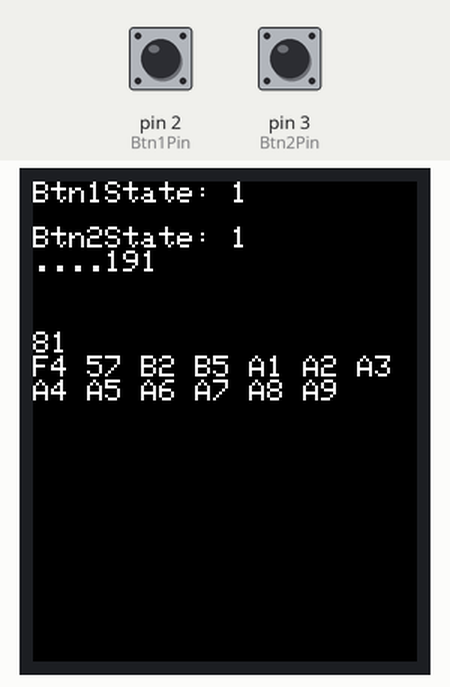
This sketch was run on a simulated Arduino Uno, built with avr-gcc and run on an emulated ATmega328P. On the bench: 128×160 colour display. The test bench sets the inputs (shaded band); at power-on: pin 2 (Btn1Pin) HIGH, pin 3 (Btn2Pin) HIGH.

Above: at 1.3 s.
1.4 s: pin 2 (Btn1Pin) pulled LOW for 0.15 s
3.0 s: pin 3 (Btn2Pin) pulled LOW for 0.15 s
At 4.3 s:
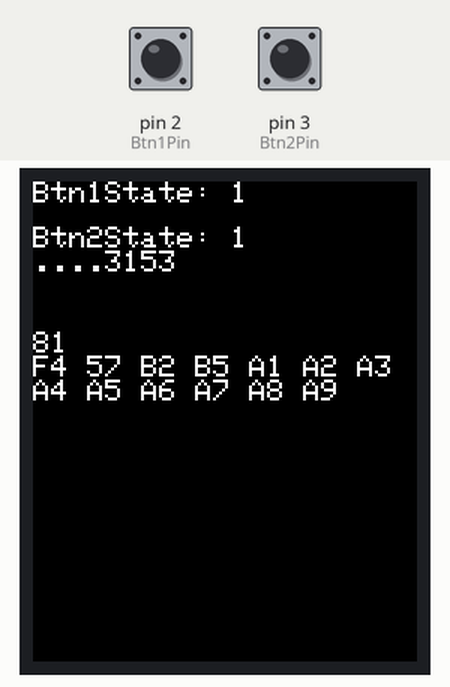
4.6 s: pin 2 (Btn1Pin) pulled LOW for 1 s
7.1 s: pin 3 (Btn2Pin) pulled LOW for 1 s
At 7.9 s:
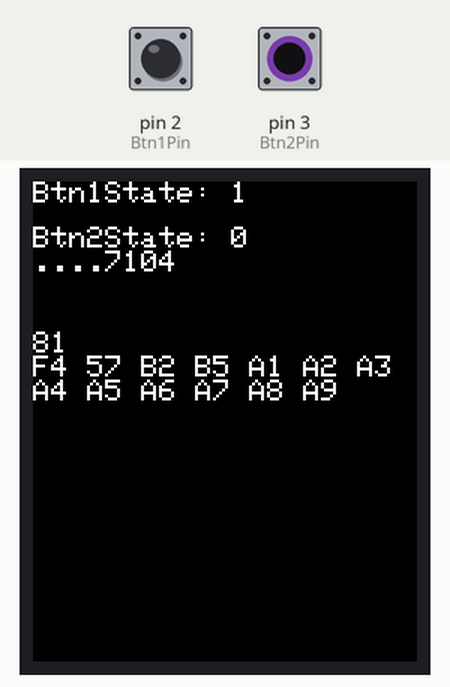
Timing chart, 0 to 10.1 s (numbered marks = the images above; inputs shaded):
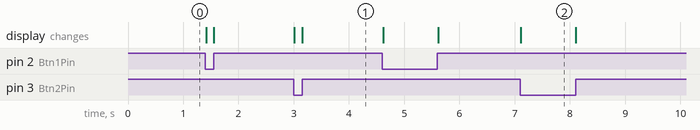

The sketch:

ST7735_1.8.ino
```cpp
/*
  Red 1.8 TFT PSI 128*160 v1.1 ST7735
      Подключение к Leonardo
    == PIN === Conn === Define
     * LED   * 3.3V  *   ---
     * SCK   *  13   *   ---
     * SDA   *  11   *   ---
     * A0    *  10   *    9
     * RESET *   9   *    8
     * CS    *  11   *   10
     * GND   * GND   *   ---
     * VCC   *  5V   *   ---

ICSP conn pinout:
RST * SCK  * MISO
GND * MOSI *  5V

Hardware SPI Pins:
 * Arduino Uno   SCK=13, SDA=11
 * Arduino Nano  SCK=13, SDA=11
 * Arduino Due   SCK=76, SDA=75
 * Arduino Mega  SCK=52, SDA=51

SPI pin names can be confusing. These are the alternative names for the SPI pins:
MOSI = SDA = SDO = DIN = R/W = DI = SI = MTSR = D1 = SDI
SCLK = CLK = E = SCK = SCL = D0
CS = CE = RS = SS
DC = A0 = DO = DOUT = SO = MRST
RESET = RST


Reference page for GFX Library: https://cdn-learn.adafruit.com/downloads/pdf/adafruit-gfx-graphics-library.pdf

Color is expressed in 16 bit with Hexadecimal value.
To select a particular color, go here and copy the "Hexadecimal 16 bit color depth value":
https://ee-programming-notepad.blogspot.com/2016/10/16-bit-color-generator-picker.html

Common colors:
 * BLACK    0x0000
 * BLUE     0x001F
 * RED      0xF800
 * GREEN    0x07E0
 * CYAN     0x07FF
 * MAGENTA  0xF81F
 * YELLOW   0xFFE0
 * WHITE    0xFFFF

A way to select a color is to write: "ST7735_BLACK", or "ST7735_BLUE", etc.
Or just write the code for the color. Either way, it works.


List of custom fonts: https://learn.adafruit.com/adafruit-gfx-graphics-library/using-fonts

Note about custom font:
 * Text background color is not supported for custom fonts. For these reason you would need to draw a filled
   rectangle before drawing the text. But this would cause the text to flicker, so I don't recommend using custom fonts
   for components that refresh continuously.
 * Using custom fonts slows down the arduino loop, so the refresh rate is lesser than using the standard font.
*/


#include <Adafruit_GFX.h>
#include <Adafruit_ST7735.h>
#include <Fonts/FreeSerif18pt7b.h>

#define TFT_CS     9 //10
#define TFT_RST    10 //8
#define TFT_DC     11 //9

Adafruit_ST7735 tft = Adafruit_ST7735(TFT_CS, TFT_DC, TFT_RST);

int Btn1Pin = 2;
int Btn2Pin = 3;
int Btn1State = 0;
int Btn2State = 0;
int Btn1OldState = 0;
int Btn2OldState = 0;


void setup(void) {
  pinMode(Btn1Pin, INPUT_PULLUP);
  pinMode(Btn2Pin, INPUT_PULLUP);

  tft.initR(INITR_BLACKTAB);
  tft.fillScreen(ST77XX_BLACK);
}


void loop() {
  Btn1State = digitalRead(Btn1Pin);
  Btn2State = digitalRead(Btn2Pin);

  if (Btn1State != Btn1OldState) {
    Btn1Event();
  }

  if (Btn2State != Btn2OldState) {
    Btn2Event();
  }

  Btn1OldState = Btn1State;
  Btn2OldState = Btn2State;
}


void Btn1Event() {
  tft.setFont();
  tft.setTextWrap(false);
  tft.setTextColor(ST77XX_WHITE, ST7735_BLACK);
  tft.setCursor(0, 0);
  tft.print("Btn1State: ");
  tft.println(Btn1State);
  checksum_check();
}

void Btn2Event() {
  tft.setFont();
  tft.setTextWrap(false);
  tft.setTextColor(ST77XX_WHITE, ST7735_BLACK);
  tft.setCursor(0, 15);
  tft.print("Btn2State: ");
  tft.println(Btn2State);
  tft.print("....");
  tft.print(millis());
}

void checksum_check() {
  byte M1Cmd[] = {0xF4,0x57,0xB2,0xB5, 0xA1,0xA2,0xA3,0xA4,0xA5,0xA6,0xA7,0xA8,0xA9};
  byte CheckSumm;

  CheckSumm = checksum_generate(M1Cmd, sizeof(M1Cmd));

  tft.setFont();
  tft.setTextWrap(false);
  tft.setTextColor(ST77XX_WHITE, ST7735_BLACK);

  tft.setCursor(0, 50);
  //tft.print((char*)M1Cmd);
  tft.println(CheckSumm, HEX);

  int linecount = 7;
  int bytecounter = 0;
        int j=0;
        while (j<sizeof(M1Cmd)) {
            tft.print(M1Cmd[j], HEX);
            j++;
            bytecounter++;
            if (bytecounter >= linecount) {  // check if time for new line
                bytecounter = 0;             // Reset byte count for next line
                tft.println("");             // add a new line
            }
            else {
                tft.print(" ");              // or add a space
            }
        }
}


byte checksum_generate(byte *buf, int len) {
  //  Checksum is 2's complement of sum of all bytes in the message
  #ifdef RETARDED
  retardptr(buf,"checksum buf");
  #endif
  int x = 0;
  unsigned int sum = 0;
  for(x=0;x<len;x++) sum += buf[x];
  return ( 256 - ( sum % 256 ) );
}
```

Measured:
- after the input at 3.0 s, the display: first changes at once (image 1 shows a later state)
- after the input at 7.1 s, the display: changes at once (image 2)
